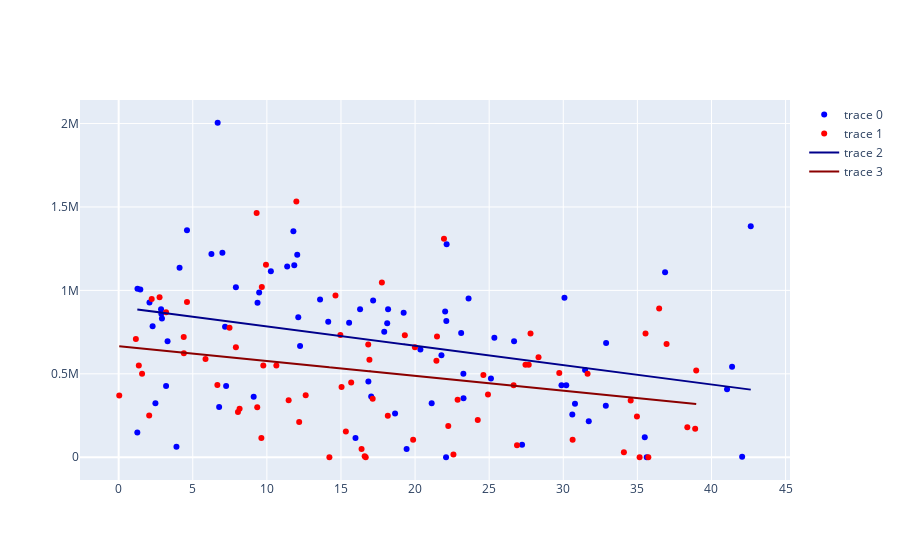

Notebook source saved alongside this figure:
### Code cell
import plotly.express as px
import plotly.graph_objects as go
from sklearn.linear_model import LinearRegression

grants_seat["party_g"] = grants_seat["party"].apply(lambda x: "LP" if x in ["LP", "NP", "LNP"] else x)

lnp_reg = LinearRegression()
lnp_x = pd.DataFrame(grants_seat.loc[grants_seat["party_g"] == "LP"], columns=["margin"])
lnp_y = pd.DataFrame(grants_seat.loc[grants_seat["party_g"] == "LP"], columns=["amount"])


alp_reg = LinearRegression()
alp_x = pd.DataFrame(grants_seat.loc[grants_seat["party_g"] != "LP"], columns=["margin"])
alp_y = pd.DataFrame(grants_seat.loc[grants_seat["party_g"] != "LP"], columns=["amount"])
# lnp_y 
# lnp_t = pd.DataFrame(lnp.amount, )

lnp_reg.fit(lnp_x, lnp_y["amount"])
lnp_y_pred = lnp_reg.predict(lnp_x)

alp_reg.fit(alp_x, alp_y["amount"])
alp_y_pred = alp_reg.predict(alp_x)


# lnp_reg.fit(
#     , 
#     grants_seat.loc[grants_seat["party_g"] == "LP"]["amount"].values.reshape(-1, 1)
# )


# fig = px.line(lnp, x="margin", y="amount", title='Life expectancy in Canada')

fig = go.Figure()
fig.add_trace(
    go.Scatter(
        x=grants_seat.loc[grants_seat["party_g"] == "LP"]["margin"], 
        y=grants_seat.loc[grants_seat["party_g"] == "LP"]["amount"], 
        mode="markers",
        marker_color="blue"
    )
)
fig.add_trace(
    go.Scatter(
        x=grants_seat.loc[grants_seat["party_g"] != "LP"]["margin"], 
        y=grants_seat.loc[grants_seat["party_g"] != "LP"]["amount"], 
        mode="markers",
        marker_color="red"
    )
)
fig.add_trace(
    go.Scatter(
        x=grants_seat.loc[grants_seat["party_g"] == "LP"]["margin"], 
        y=lnp_y_pred, 
        mode="lines",
        marker_color="darkblue"
    )
)

fig.add_trace(
    go.Scatter(
        x=grants_seat.loc[grants_seat["party_g"] != "LP"]["margin"], 
        y=alp_y_pred, 
        mode="lines",
        marker_color="darkred"
    )
)
fig.show()

# lnp_y_pred
# lnp_x
